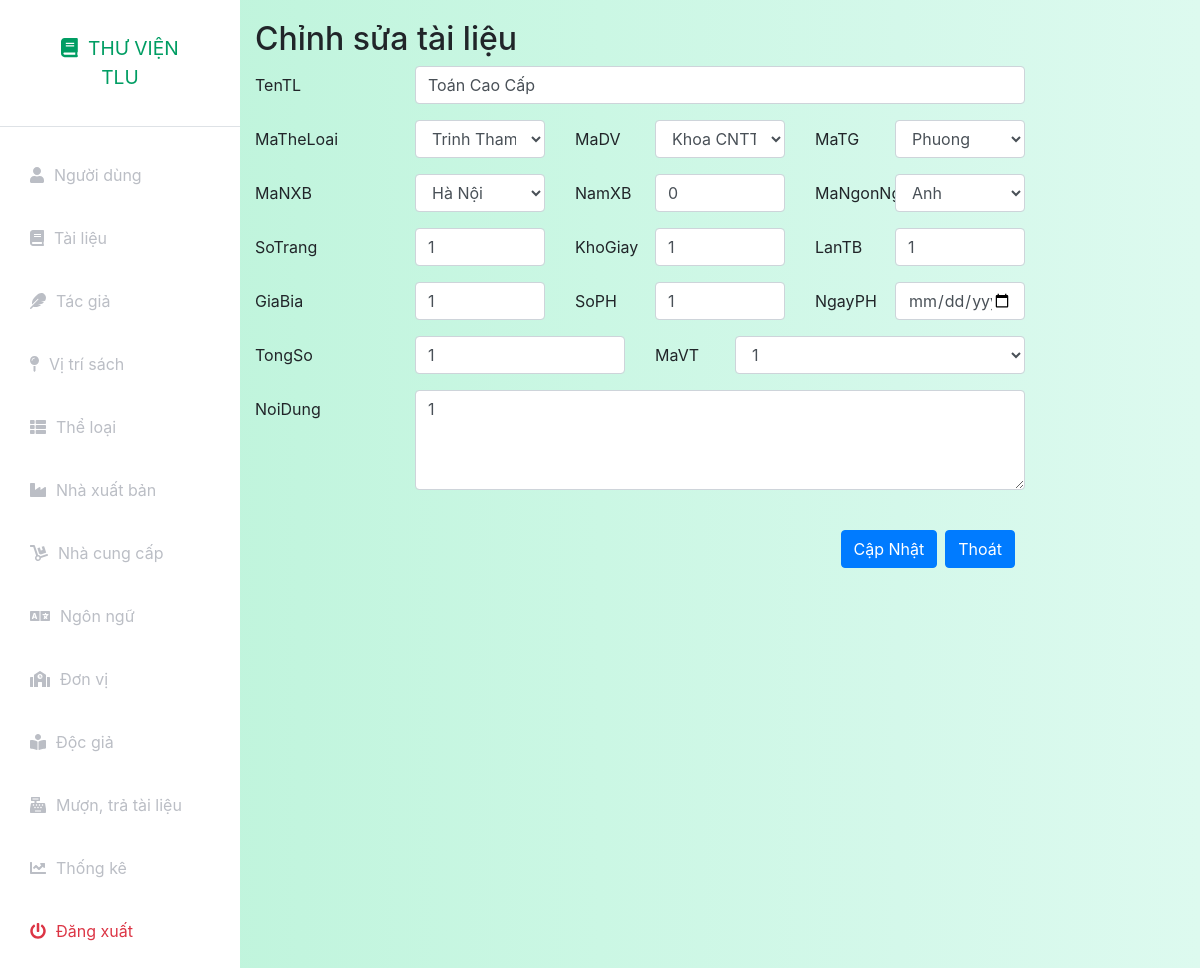
The app's page /index.php?controller=document&action=edit&MaTL=3 (signed in) with its own data.
### tables this page shows
CREATE TABLE `tailieu` (
  `MaTL` int(11) NOT NULL,
  `TenTL` text NOT NULL,
  `MaTheLoai` int(11) DEFAULT NULL,
  `MaDV` int(11) DEFAULT NULL,
  `MaTG` int(11) DEFAULT NULL,
  `MaNXB` int(11) DEFAULT NULL,
  `NamXB` int(11) DEFAULT NULL,
  `MaNgonNgu` int(11) DEFAULT NULL,
  `NoiDung` text DEFAULT NULL,
  `SoTrang` int(11) DEFAULT NULL,
  `KhoGiay` varchar(22) DEFAULT NULL,
  `LanTB` int(11) DEFAULT NULL,
  `GiaBia` int(11) DEFAULT NULL,
  `SoPH` int(11) DEFAULT NULL,
  `NgayPH` date DEFAULT NULL,
  `TongSo` int(11) DEFAULT NULL,
  `MaVT` int(11) DEFAULT NULL,
  `NgayCN` date DEFAULT NULL,
  `status` int(11) NOT NULL DEFAULT 1
);

CREATE TABLE `theloai` (
  `MaTheLoai` int(11) NOT NULL,
  `TenTheLoai` text NOT NULL,
  `GhiChu` text NOT NULL,
  `status` int(11) NOT NULL DEFAULT 1
);

CREATE TABLE `donvi` (
  `MaDV` int(11) NOT NULL,
  `TenDV` text NOT NULL,
  `GhiChu` text NOT NULL,
  `status` int(11) NOT NULL DEFAULT 1
);

CREATE TABLE `tacgia` (
  `MaTG` int(11) NOT NULL,
  `TenTG` text NOT NULL,
  `GhiChu` text NOT NULL,
  `status` int(11) DEFAULT 1
);

CREATE TABLE `nhaxuatban` (
  `MaNXB` int(11) NOT NULL,
  `TenNXB` text NOT NULL,
  `GhiChu` text NOT NULL,
  `status` int(11) NOT NULL DEFAULT 1
);

CREATE TABLE `ngonngu` (
  `MaNgonNgu` int(11) NOT NULL,
  `TenNgonNgu` text NOT NULL,
  `GhiChu` text NOT NULL,
  `status` int(11) NOT NULL DEFAULT 1
);

CREATE TABLE `vitri` (
  `MaVT` int(11) NOT NULL,
  `TenVT` text NOT NULL,
  `MoTa` text NOT NULL,
  `status` int(11) NOT NULL DEFAULT 1
);

### config.php (called while the page is built, shortened)
<?php
function getalldata($query)
{
    global $connect;
    $result=mysqli_query($connect,$query);
    if(mysqli_num_rows($result)>0)
        return mysqli_fetch_all($result,MYSQLI_ASSOC);
    else
        return false;
}
function getonedata($query)
{
    global $connect;
    $result=mysqli_query($connect,$query);
    if($result&&mysqli_num_rows($result)==1)
        return mysqli_fetch_assoc($result);
    else
        return false;
}
?>

### models/Unit.php (called while the page is built, shortened)
<?php
include_once('./config.php');
class Unit
{
    public static function index()
    {
        $query = "select * from donvi";
        $data = getalldata($query);
        return $data;
    }
}

### models/Document.php (called while the page is built, shortened)
<?php
include_once('./config.php');
class Document
{
    public static function show($MaTL)
    {
        $query = "select * from tailieu where MaTL = $MaTL";
        $data = getonedata($query);
        return $data;
    }
}

### models/Category.php (called while the page is built, shortened)
<?php
include_once('./config.php');
class Category
{
    public static function index()
    {
        $query = "select * from theloai";
        $data = getalldata($query);
        return $data;
    }
}

### models/Author.php (called while the page is built, shortened)
<?php
include_once('./config.php');
class Author
{
    public static function index()
    {
        $query = "select * from tacgia";
        $data = getalldata($query);
        return $data;
    }
}

### models/Publish.php (called while the page is built, shortened)
<?php
include_once('./config.php');
class Publish
{
    public static function index()
    {
        $query = "select * from nhaxuatban";
        $data = getalldata($query);
        return $data;
    }
}

### models/Language.php (called while the page is built, shortened)
<?php
include_once('./config.php');
class Language
{
    public static function index()
    {
        $query = "select * from ngonngu";
        $data = getalldata($query);
        return $data;
    }
}

### models/Position.php (called while the page is built, shortened)
<?php
include_once('./config.php');
class Position
{
    public static function index()
    {
        $query = "select * from vitri";
        $data = getalldata($query);
        return $data;
    }
}

### views/document/edit.php (the view, shortened to what this page needs)
<div class="container-fluid" style="padding-top:20px">
    <form action="index.php?controller=document&action=update" method="post">
    <h2>Chỉnh sửa tài liệu</h2>
        <div class="form-group row">
            <label for="inputEmail3" class="col-sm-2 col-form-label">TenTL</label>
            <div class="col-sm-8">
                <input type="text" name="TenTL" class="form-control" required="required" value="<?php echo $data['TenTL'] ?>">
            </div>
        </div>
        <div class="form-group row">
            <label for="inputEmail3" class="col-sm-2 col-form-label">MaTheLoai</label>
            <div class="col-sm-2">
                <select name="MaTheLoai" class="form-control" aria-label="Default select example">
                    <?php
                        foreach($categorys as $category)
                        {
                            echo "<option value='".$category['MaTheLoai']."'   ".($category['MaTheLoai']==$data['MaTheLoai']?'selected':'')."  >".$category['TenTheLoai']."</option>";
                        }
                    ?>
                </select>
            </div>
            <label for="inputEmail3" class="col-1 col-form-label">MaDV</label>
            <div class="col-sm-2">
                <select name="MaDV" class="form-control" aria-label="Default select example">
                <?php
                        foreach($units as $unit)
                        {
                            echo "<option value='".$unit['MaDV']."' ".($unit['MaDV']==$data['MaDV']?'selected':'').">".$unit['TenDV']."</option>";
                        }
                    ?>
                </select>
            </div>
            <label for="inputEmail3" class="col-1 col-form-label">MaTG</label>
            <div class="col-sm-2">
            <select name="MaTG" class="form-control" aria-label="Default select example">
                <?php
                        foreach($authors as $author)
                        {
                            echo "<option value='".$author['MaTG']."' ".($author['MaTG']==$data['MaTG']?'selected':'')." >".$author['TenTG']."</option>";
                        }
                    ?>
                </select>
            </div>
        </div>
        <div class="form-group row">
            <label for="inputEmail3" class="col-sm-2 col-form-label">MaNXB</label>
            <div class="col-sm-2">
            <select name="MaNXB" class="form-control" aria-label="Default select example">
                <?php
                        foreach($publishs as $publish)
                        {
                            echo "<option value='".$publish['MaNXB']."' ".($publish['MaNXB']==$data['MaNXB']?'selected':'')." >".$publish['TenNXB']."</option>";
                        }
                    ?>
                </select>
            </div>
            <label for="inputEmail3" class="col-1 col-form-label">NamXB</label>
            <div class="col-sm-2">
                <input type="text" name="NamXB"  class="form-control" required="required" value="<?php echo $data['NamXB'] ?>">
            </div>
            <label for="inputEmail3" class="col-1 col-form-label">MaNgonNgu</label>
            <div class="col-sm-2">
                <select name="MaNgonNgu" class="form-control" aria-label="Default select example">
                <?php
                        foreach($languages as $language)
                        {
                            echo "<option value='".$language['MaNgonNgu']."' ".($language['MaNgonNgu']==$data['MaNgonNgu']?'selected':'')." >".$language['TenNgonNgu']."</option>";
                        }
                    ?>
                </select>
            </div>
        </div>
        <div class="form-group row">
            <label for="inputEmail3" class="col-sm-2 col-form-label">SoTrang</label>
            <div class="col-sm-2">
                <input type="text" name="SoTrang"  class="form-control" required="required" value="<?php echo $data['SoTrang'] ?>">
            </div>
            <label for="inputEmail3" class="col-1 col-form-label">KhoGiay</label>
            <div class="col-sm-2">
                <input type="text" name="KhoGiay"  class="form-control" required="required" value="<?php echo $data['KhoGiay'] ?>">
            </div>
            <label for="inputEmail3" class="col-1 col-form-label">LanTB</label>
            <div class="col-sm-2">
                <input type="text" name="LanTB"  class="form-control" required="required" value="<?php echo $data['LanTB'] ?>">
            </div>
        </div>
        <div class="form-group row">
            <label for="inputEmail3" class="col-sm-2 col-form-label">GiaBia</label>
            <div class="col-sm-2">
                <input type="text" name="GiaBia"  class="form-control" required="required" value="<?php echo $data['GiaBia'] ?>">
            </div>
            <label for="inputEmail3" class="col-1 col-form-label">SoPH</label>
            <div class="col-sm-2">
                <input type="text" name="SoPH"  class="form-control" required="required" value="<?php echo $data['SoPH'] ?>">
            </div>
            <label for="inputEmail3" class="col-1 col-form-label">NgayPH</label>
            <div class="col-sm-2">
                <input type="date" name="NgayPH"  class="form-control" required="required" value="<?php echo $data['NgayPH'] ?>">
            </div>
        </div>
        <div class="form-group row">
            <label for="inputEmail3" class="col-sm-2 col-form-label">TongSo</label>
            <div class="col-sm-3">
                <input type="text" name="TongSo"  class="form-control" required="required" value="<?php echo $data['TongSo'] ?>">
            </div>
            <label for="inputEmail3" class="col-1 col-form-label">MaVT</label>
            <div class="col-sm-4">
            <select name="MaVT" class="form-control" aria-label="Default select example">
                <?php
                        foreach($positions as $position)
                        {
                            echo "<option value='".$position['MaVT']."' ".($position['MaVT']==$data['MaVT']?'selected':'')." >".$position['TenVT']."</option>";
                        }
                    ?>
                </select>
            </div>
        </div>
        <div class="form-group row">
            <label for="inputEmail3" class="col-sm-2 col-form-label" >NoiDung</label>
            <div class="col-sm-8">
                <textarea type="text" name="NoiDung"  class="form-control" required="required" value="<?php echo $data['NoiDung'] ?>" style="height: 100px"><?php echo $data['NoiDung'] ?></textarea>
            </div>
        </div>
        <div class="form-group row">
            <div class="col-sm-2"></div>
        </div>
        <div class="form-group row mx-auto">
            <div class="col-sm-2"></div>
            <div class="col-sm-8">
                <div class="d-grid gap-2 d-md-flex justify-content-md-end">
                    <button type="submit" class="btn btn-primary"> Cập Nhật</button>
                    <a name="" id="" class="btn btn-primary ml-2" href="index.php?controller=document" role="button">Thoát</a>
            </div>
            </div>
        </div>
    </form>
</div>

### assets/css/styles.css (style rules this page uses)
:root { --main-bg-color: #009d63; --main-text-color: #009d63; --second-text-color: #bbbec5; --second-bg-color: #c1efde; }

### records on screen
tailieu: TenTL "Toán Cao Cấp", MaTheLoai "Trinh Tham", MaDV "Khoa CNTT", MaTG "Phuong", MaNXB "Hà Nội", NamXB "0", MaNgonNgu "Anh", SoTrang "1", KhoGiay "1", LanTB "1", GiaBia "1", SoPH "1", TongSo "1", MaVT "1", NoiDung "1"
